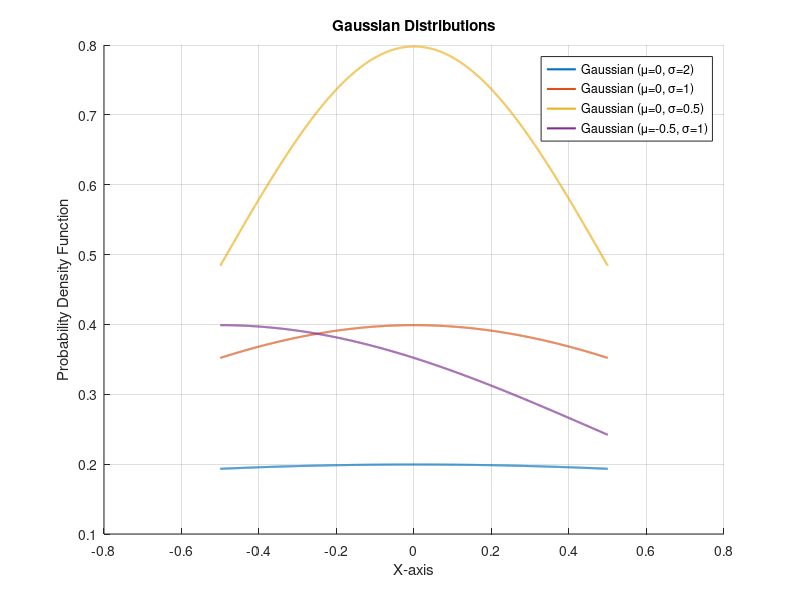

Write the MATLAB code that produced this figure.
clc
clear all
close all

mu = 0;
x = rand(1, 5000) - 0.5;
x = sort(x);
sigma = 2;

eqn = (1/(sqrt(2*pi*sigma^2))) * exp(-(mu - x).^2/(2*sigma^2));
hold on;
plot(x, eqn, 'LineWidth', 1.5, 'DisplayName', 'Gaussian (\mu=0, \sigma=2)');

sigma2 = 1;
mu2 = 0;
eqn2 = (1/(sqrt(2*pi*sigma2^2))) * exp(-(mu2 - x).^2/(2*sigma2^2));
hold on;
plot(x, eqn2, 'LineWidth', 1.5, 'DisplayName', 'Gaussian (\mu=0, \sigma=1)');

sigma3 = 0.5;
mu3 = 0;
eqn3 = (1/(sqrt(2*pi*sigma3^2))) * exp(-(mu3 - x).^2/(2*sigma3^2));
plot(x, eqn3, 'LineWidth', 1.5, 'DisplayName', 'Gaussian (\mu=0, \sigma=0.5)');

sigma4 = 1;
mu4 = -0.5;
eqn4 = (1/(sqrt(2*pi*sigma4^2))) * exp(-(mu4 - x).^2/(2*sigma4^2));
yy = normpdf(x, eqn4);

plot(x, eqn4, 'LineWidth', 1.5, 'DisplayName', 'Gaussian (\mu=-0.5, \sigma=1)');

xlabel('X-axis');
ylabel('Probability Density Function');
title('Gaussian Distributions');
legend('show');
grid on;
